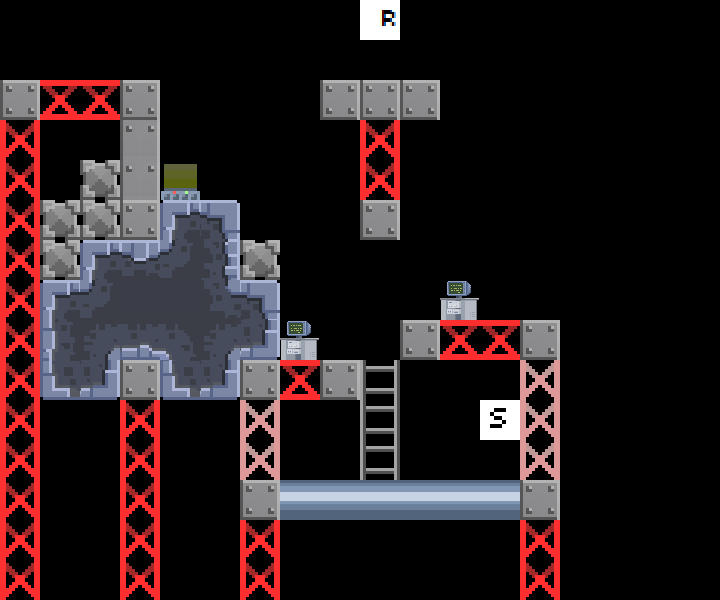

This game map was drawn from its Tiled (.tmx) file and the tilesets committed beside it. A one-line description and the trimmed map source follow:
An orthogonal 18x15 tile map with 40x40 px tiles, 2 tile layers (art, data).

<map version="1.0" orientation="orthogonal" width="18" height="15" tilewidth="40" tileheight="40">
 <tileset firstgid="1" name="tileset" tilewidth="40" tileheight="40">
  <image source="../tileset.png" width="200" height="600" />
 </tileset>
 <layer name="art" width="18" height="15">
  <data>[270 cells, 88 non-empty, 23 distinct tile ids]</data>
 </layer>
 <layer name="data" width="18" height="15">
  <data>[270 cells, 2 non-empty, 2 distinct tile ids]</data>
 </layer>
</map>
